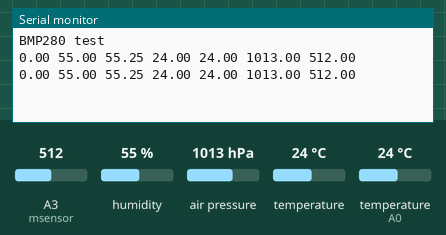
Simulated run of this sketch. Board: Arduino Uno, built with avr-gcc and run on an emulated ATmega328P. Parts: the last lines printed to the serial monitor. The inputs (shaded band) are chosen by the test bench; at power-on: humidity 55 %, air pressure 1013 hPa, A3 (msensor) = 512, temperature 24 °C, temperature (sensor on A0) 24 °C. No radio packets arrive unless stated.

Above: at 1.2 s.
1.3 s: humidity set to 22 %
At 3.1 s:
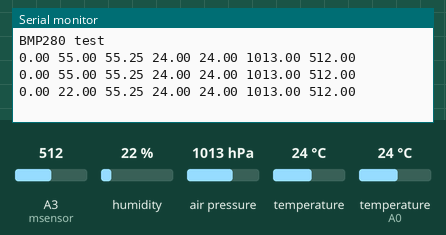
7.6 s: air pressure set to 952 hPa
At 8.0 s:
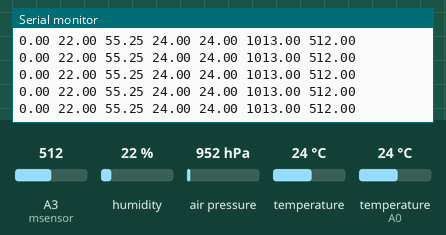
9.1 s: A3 (msensor) set to 716
At 10.4 s:
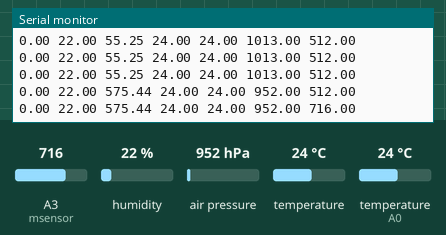
10.6 s: temperature (sensor 0) set to 12 °C
At 12.0 s:
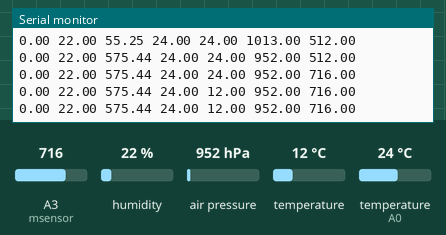
12.1 s: temperature (sensor on A0) set to 12 °C
At 13.4 s:
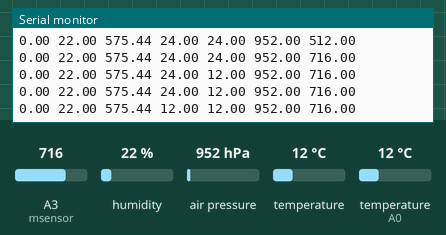
13.6 s: A3 (msensor) set to 992
At 14.9 s:
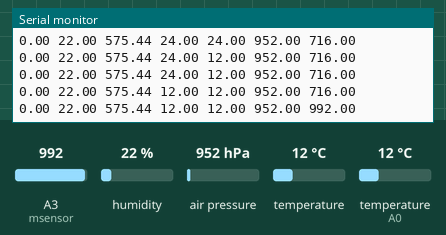

The sketch:

lora4.ino
```cpp
#include <SPI.h> //Import SPI librarey

#include <RH_RF95.h> // RF95 from RadioHead Librarey

#define RFM95_CS 10 //CS if Lora connected to pin 10

#define RFM95_RST 9 //RST of Lora connected to pin 9

#define RFM95_INT 2 //INT of Lora connected to pin 2
#include <Wire.h>
#include <Adafruit_Sensor.h>

#include <Adafruit_BMP280.h>
Adafruit_BMP280 bmp; // I2C Interface

//#include <Adafruit_BME280.h>
//#define BME_SCK 13
//#define BME_MISO 12
//#define BME_MOSI 11
//#define BME_CS 10
//#define SEALEVELPRESSURE_HPA (1013.25)
//Adafruit_BME280 bme; // I2C

// Change to 434.0 or other frequency, must match RX's freq!

#define RF95_FREQ 434.0
#include "DHT.h"
#define DHTPIN A0     // what pin we're connected to
#define DHTTYPE DHT11   // DHT type
DHT dht(DHTPIN, DHTTYPE);
float hum;  //Stores humidity value
float temp; //Stores temperature value
// Singleton instance of the radio driver

int msensor = A3; // moisture sensor is connected with the analog pin A1 of the Arduino
float msvalue = 0;
RH_RF95 rf95(RFM95_CS, RFM95_INT);

void setup()

{
//Initialize Serial Monitor
Serial.begin(9600);
dht.begin();

Serial.println(F("BMP280 test"));
if (!bmp.begin(0x76,0x58)) {
    Serial.println(F("Could not find a valid BMP280 sensor, check wiring!"));
    while (1);
  }

  /* Default settings from datasheet. */
  bmp.setSampling(Adafruit_BMP280::MODE_NORMAL,     /* Operating Mode. */
                  Adafruit_BMP280::SAMPLING_X2,     /* Temp. oversampling */
                  Adafruit_BMP280::SAMPLING_X16,    /* Pressure oversampling */
                  Adafruit_BMP280::FILTER_X16,      /* Filtering. */
                  Adafruit_BMP280::STANDBY_MS_500); /* Standby time. */
// Reset LoRa Module
  pinMode(msensor, INPUT);
  pinMode(RFM95_RST, OUTPUT);

  digitalWrite(RFM95_RST, LOW);

  delay(10);

  digitalWrite(RFM95_RST, HIGH);

  delay(10);

//Initialize LoRa Module
while (!rf95.init()) {
    Serial.println("LoRa radio init failed");
    while (1);
  }


 //Set the default frequency 434.0MHz

  if (!rf95.setFrequency(RF95_FREQ)) {

    Serial.println("setFrequency failed");

    while (1);

  }

  //rf95.setTxPower(50); //Transmission power of the Lora Module

}

//char value = 48;

void loop()

{
  float bmeT= bmp.readTemperature();
  float bmeP =bmp.readPressure() / 100;
  float bmeA = bmp.readAltitude(1019.66);
  //float bmeH = bme.readHumidity();
  String BmeT = String(bmeT);
  String BmeP = String(bmeP);
  String BmeA = String(bmeA);
  String BmeH = String(00.00);

  msvalue = analogRead(msensor);
  temp = dht.readTemperature();
  hum = dht.readHumidity();
  String soilm = String(msvalue);
  String humidity = String(hum); //int to String

  String temperature = String(temp);
 // Serial.println(BmeT);
   BmeH+=' '+humidity+' '+BmeA+' '+temperature+' '+BmeT+' '+BmeP+' '+soilm;

  //uint8_t data[6] = data1;
  //data.concat(humidity);
  //Serial.println(sizeof(data));
  char d[55];
//  /
  BmeH.toCharArray(d, 55);

  //char radiopacket[5] = {char(d)};

  Serial.println(BmeH);

  rf95.send(d, sizeof(d));
  rf95.waitPacketSent();
  //rf95.send((uint8_t *)data, 5);
  //Serial.println(data);


  delay(1000);

//  value++;

//  if (value > '9')
//
//  value = 48;

}
```

Measured:
- after the input at 1.3 s, the serial monitor: prints a new line after 0.90 s (image 1)
- after the input at 9.1 s, the serial monitor: prints a new line after 0.64 s (image 3)
- after the input at 10.6 s, the serial monitor: prints a new line after 0.23 s (image 4)
- after the input at 12.1 s, the serial monitor: prints a new line after 0.88 s (image 5)
- after the input at 13.6 s, the serial monitor: prints a new line after 0.45 s (image 6)
